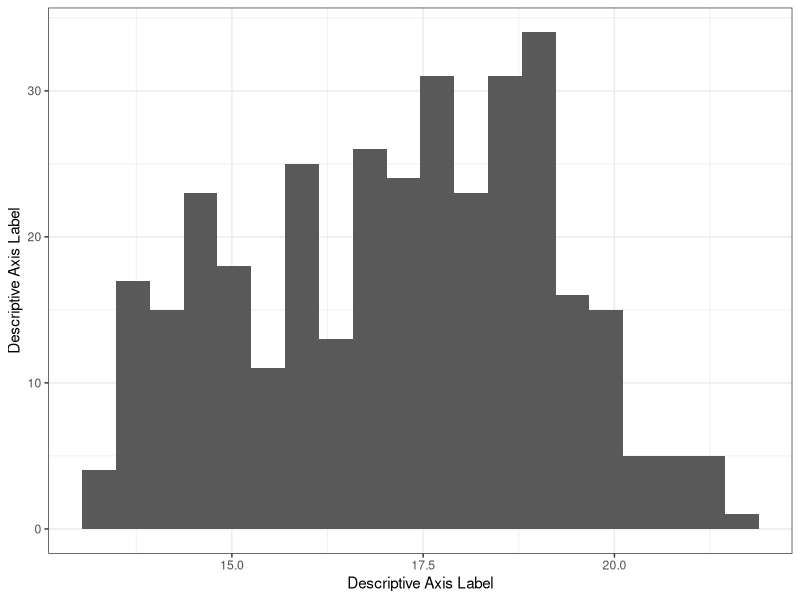
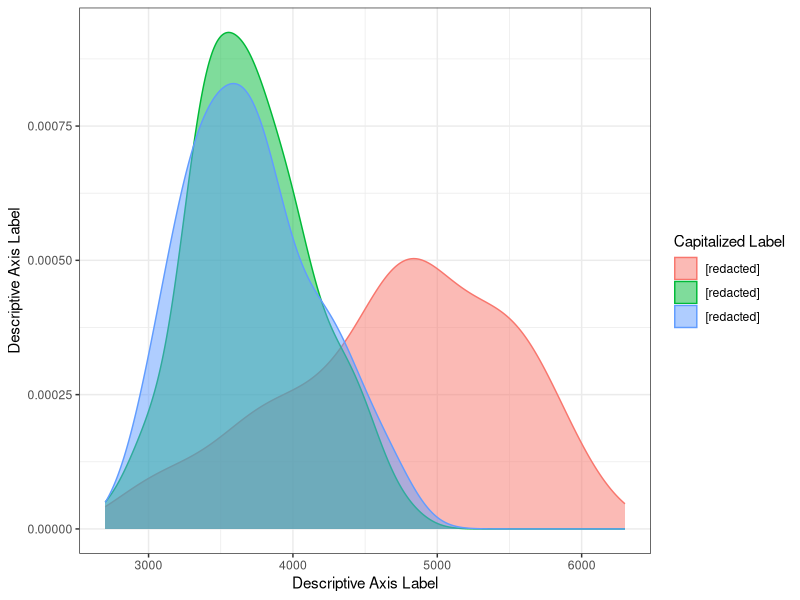
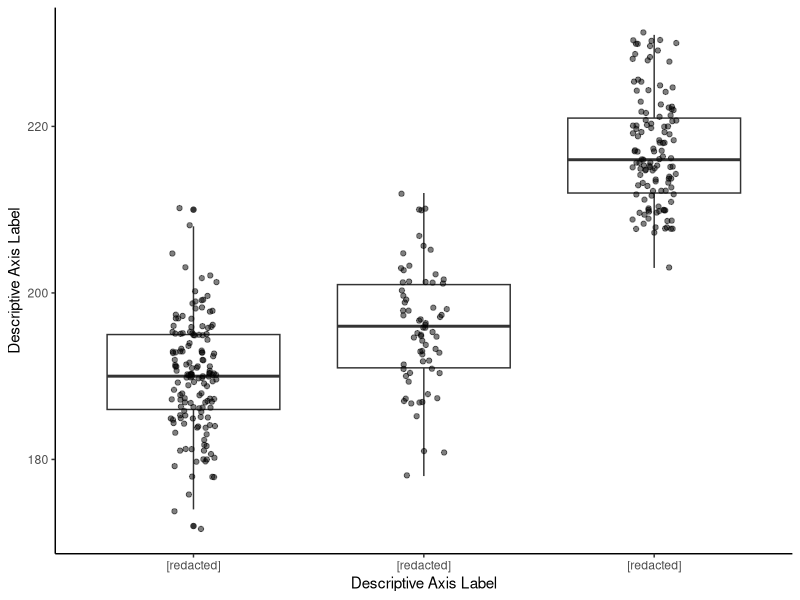
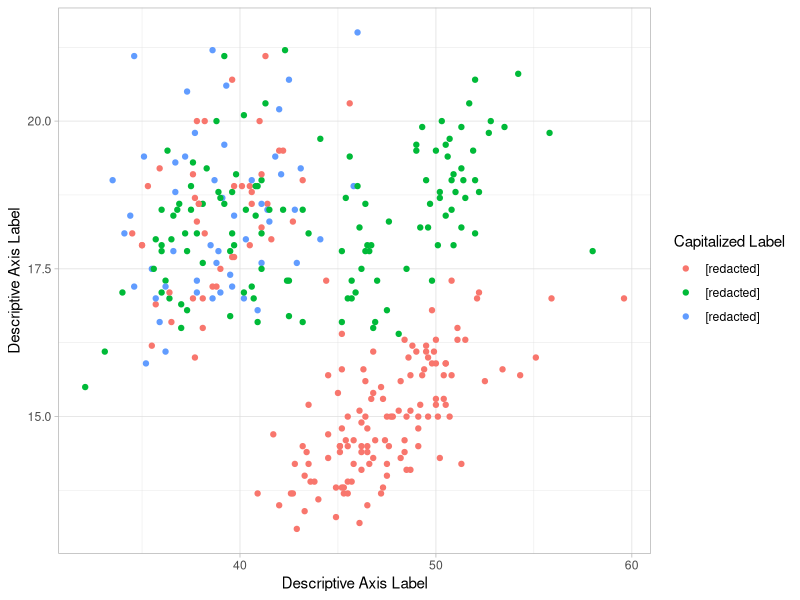

Generate these figures, in order, with R:
## ---- chunk 1
knitr::opts_chunk$set(echo = FALSE)
## ---- chunk 2
    library(palmerpenguins)
    library(tidyverse)
## ---- chunk 3
ggplot(penguins, aes(bill_depth_mm)) +
  geom_histogram(bins = 20) +
  labs(x = "Descriptive Axis Label",
       y = "Descriptive Axis Label") +
  theme_bw()
## ---- chunk 4
ggplot(penguins, aes(body_mass_g, color = island, fill = island)) +
  geom_density(alpha = 0.5) +
  labs(x = "Descriptive Axis Label",
       y = "Descriptive Axis Label",
       color = "Capitalized Label",
       fill = "Capitalized Label") +
  scale_fill_discrete(labels = c("[redacted]", "[redacted]", "[redacted]")) +
  scale_color_discrete(labels = c("[redacted]", "[redacted]", "[redacted]")) +
  theme_bw()
## ---- chunk 5
ggplot(penguins, aes(species, flipper_length_mm)) +
  geom_boxplot() +
  geom_jitter(alpha = 0.5, width = 0.1) +
  labs(x = "Descriptive Axis Label",
       y = "Descriptive Axis Label") +
  scale_x_discrete(labels = c("[redacted]", "[redacted]", "[redacted]")) +
  theme_classic()
## ---- chunk 6
ggplot(penguins, aes(bill_length_mm, bill_depth_mm, color = island)) +
  geom_point() +
  labs(x = "Descriptive Axis Label",
       y = "Descriptive Axis Label",
       color = "Capitalized Label") +
  scale_color_discrete(labels = c("[redacted]", "[redacted]", "[redacted]")) +
  theme_light()
